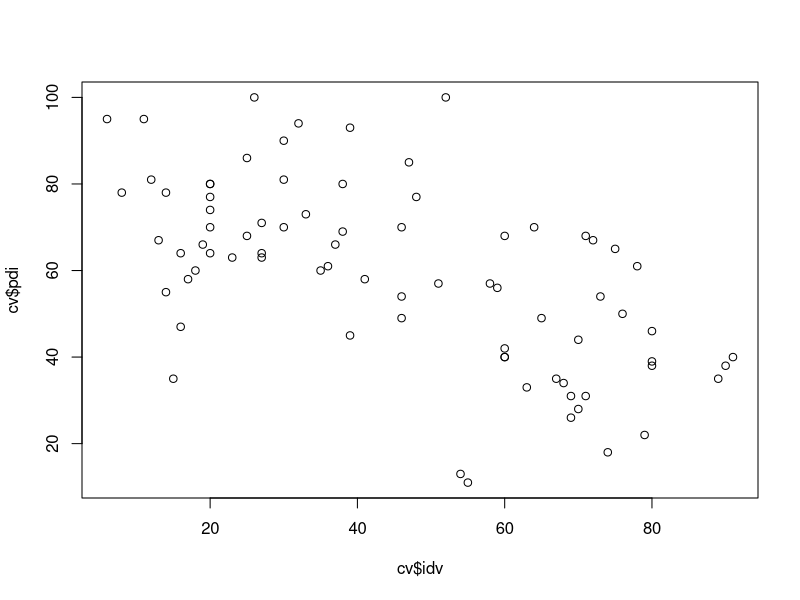
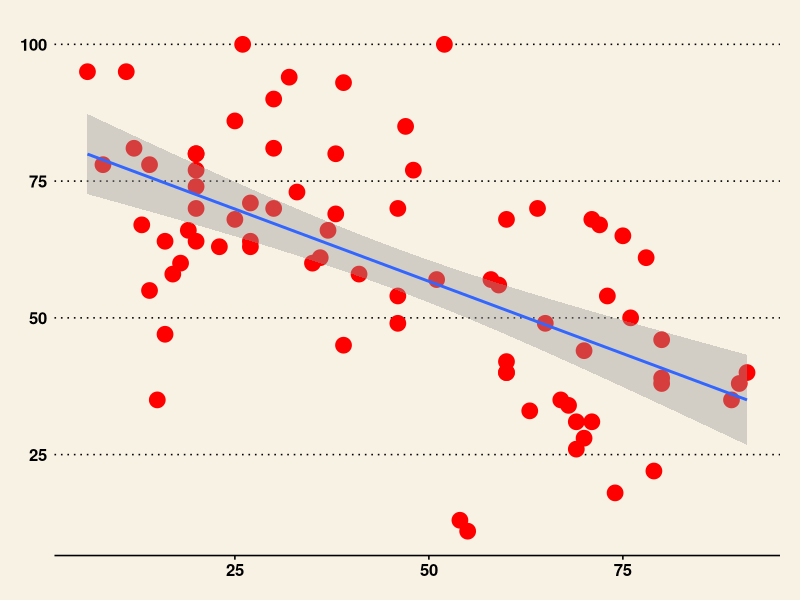
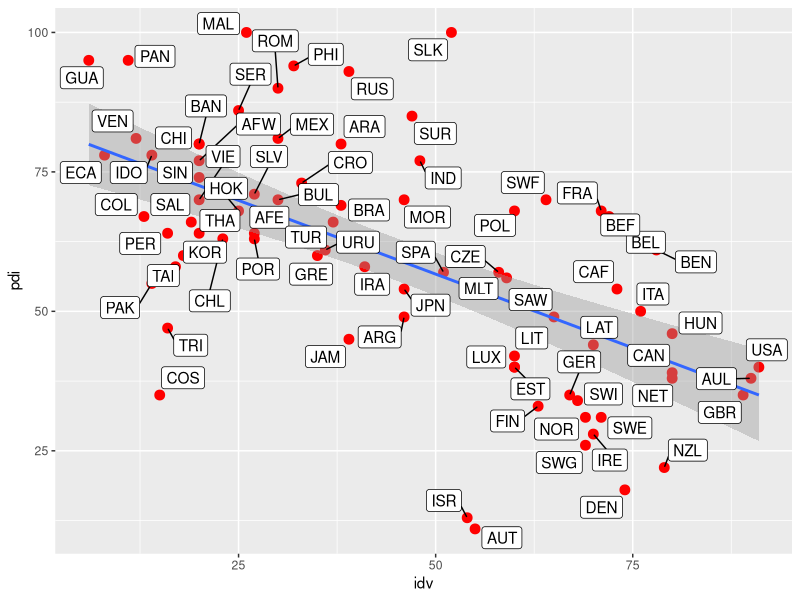
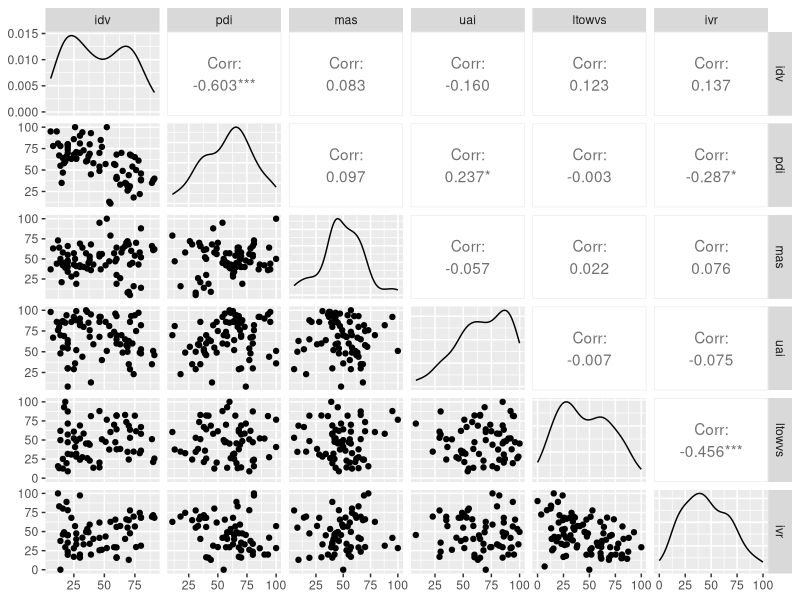
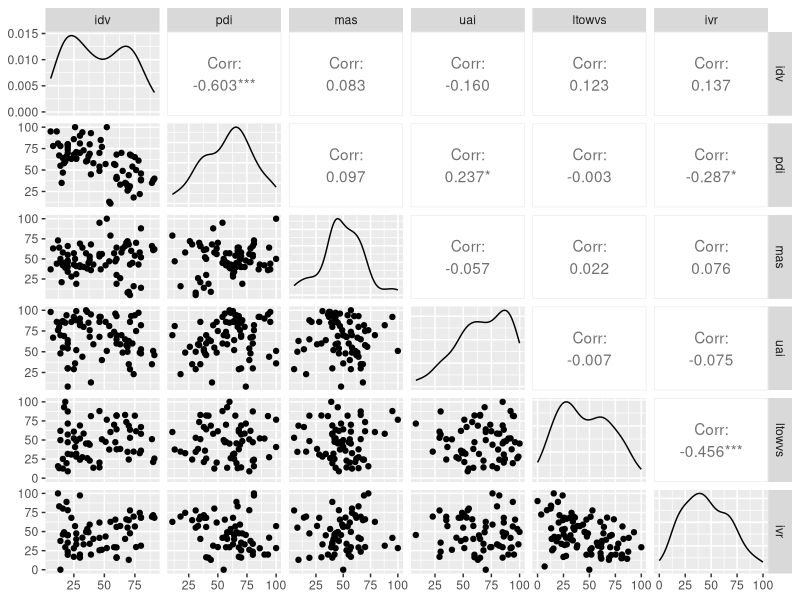
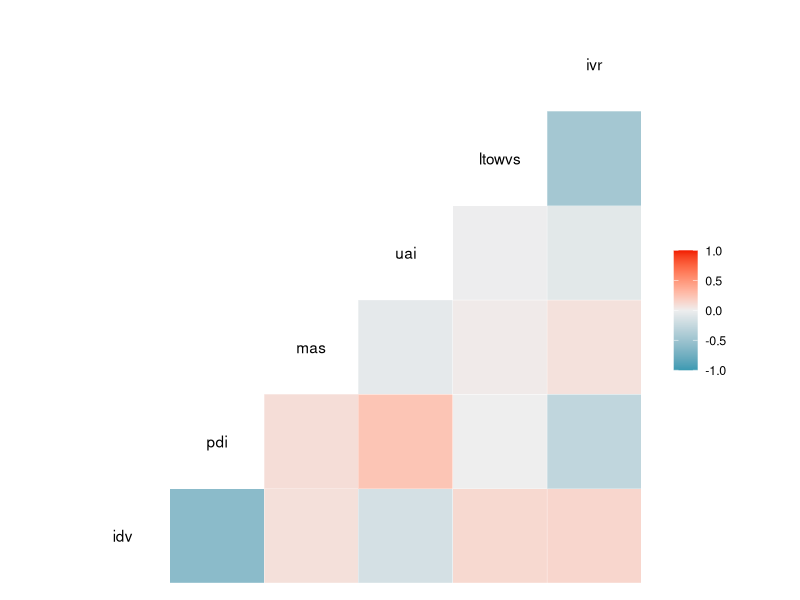

The R script that drew these images, in order:
## ---- chunk 1
library(tidyverse) # upload the package
library(ggthemes)
library(readxl)
## ---- chunk 2
cv <- read_excel("6-dimensions-for-website-2015-12-08-0-100.xls")
class(cv)

summary(cv)
head(cv)
mean(cv$idv, na.rm = TRUE)
## ---- chunk 3
plot(cv$idv, cv$pdi)

ggplot(data=cv, aes(x=idv, y=pdi)) +
  geom_point(size=5, col='red') +
  geom_smooth(method = lm) +
  theme_wsj()

## ---- chunk 4

#install.packages("ggrepel")
library(ggrepel)
cv %>% 
  ggplot(aes(x=idv, y=pdi))+
  geom_point(size=3, color='red')+ #cheatsheet: https://rstudio.com/wp-content/uploads/2015/12/ggplot2-cheatsheet-2.0.pdf
  geom_smooth(method = lm) +
  geom_label_repel(aes(label=ctr))
## ---- chunk 5
lm <- lm(pdi ~ idv, data = cv)
summary(lm)
## ---- chunk 6
#install.packages('GGally')
library(GGally)

ggpairs(cv, columns = c(4, 3, 5, 6, 7, 8))
help("ggpairs")

ggpairs(cv %>% select(idv, pdi, mas, uai, ltowvs, ivr))

ggcorr(cv %>% select(idv, pdi, mas, uai, ltowvs, ivr))

## ---- chunk 7

mlm <- lm(ivr ~ pdi + mas + uai + ltowvs + idv, data=cv)
mlm
summary(mlm)

